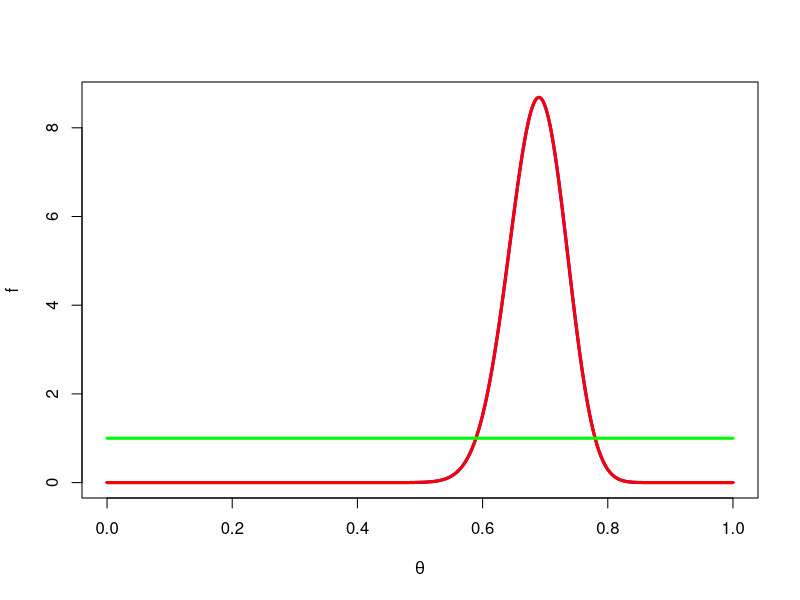
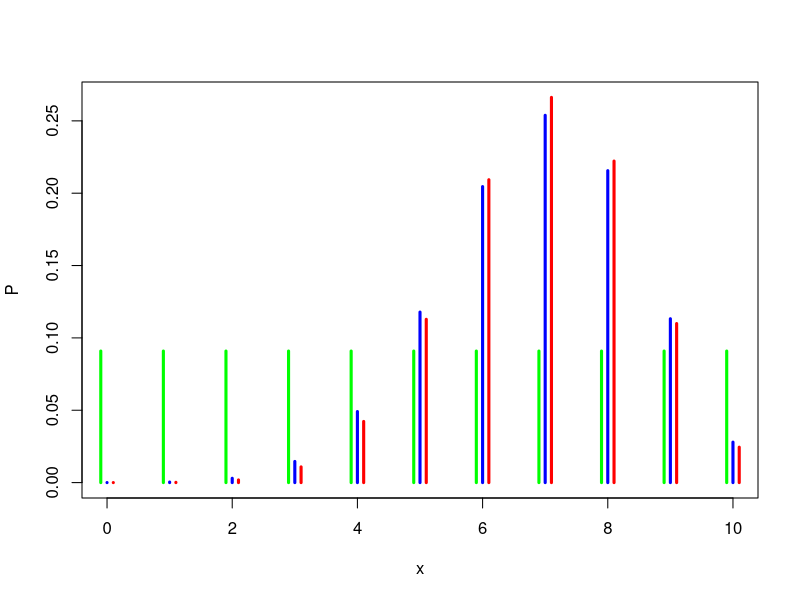

Reproduce these figures in R, in order.
# Conjugate updating with Bernoulli trial data.

# Sufficient statistics under different sampling models.
Bernoullisuff <- function(x){
  return(list("heads"=sum(x),"tails"=length(x)-sum(x)))
}
Binomialsuff <- function(n,x){
  return("heads"=sum(x),"tails"=sum(n)-sum(x))
}
Geometricsuff <- function(x){
  return("heads"=length(x),"tails"=sum(x))
}
Negbinsuff <- function(r,x){
  return("heads"=sum(r),"tails"=sum(x))
}

# Prior updating.
betaposterior <- function(heads,tails,a=0,b=0){
  astar <- a+heads
  if (astar==0){stop("Improper posterior")}
  bstar <- b+tails
  if (bstar==0){stop("Improper posterior")}
  return(list("astar"=a+heads,"bstar"=b+tails))
}

# Mixture prior updating
betamixposterior <- function(heads,tails,w,a=0,b=0){
  astar <- a+heads
  bstar <- b+tails
  wstar <- exp(log(w)+lbeta(astar,bstar)-lbeta(a,b))
  return(list("wstar"=wstar,"astar"=astar,"bstar"=bstar))
}

# Predictive distributions
Bernoullipred <- function(x,a,b){
  px <- ifelse(x==1,a/(a+b),b/(a+b))
  return(px)
}

Binomialpred <- function(n,x,a,b){
  return(px=exp(lchoose(n,x)+lbeta(a+x,b+n-x)-lbeta(a,b)))
}

Geometricpred <- function(x,a,b){
  return(px=exp(lbeta(a+1,b+x)-lbeta(a,b)))
}

Negbinpred <- function(r,x,a,b){
  return(px=exp(lgamma(x+r)-lgamma(r)+lbeta(a+r,b+x)-lbeta(a,b)))
}

# Mixture predictive distributions
Bernoullimixpred <- function(x,w,a,b){
  px <- ifelse(x==1,sum(w*a/(a+b)),sum(w*b/(a+b)))
  return(px)
}

Binomialmixpred <- function(n,x,w,a,b){
  px <- sum(w*exp(lchoose(n,x)+lbeta(a+x,b+n-x)-lbeta(a,b)))
  return(px)
}

Geometricmixpred <- function(x,w,a,b){
  px <- sum(w*exp(lbeta(a+1,b+x)-lbeta(a,b)))
  return(px)
}

Negbinmixpred <- function(r,x,w,a,b){
  px <- sum(w*exp(lgamma(x+r)-lgamma(r)+lbeta(a+r,b+x)-lbeta(a,b)))
  return(px)
}

# Example code

# Data generation
x <- rbinom(100,1,0.7)
cc <- Bernoullisuff(x)
heads <- cc$heads
tails <- cc$tails

# Prior settings
a <- 1
b <- 1

# Posterior calculations
cc <- betaposterior(heads,tails,a,b)
astar <- cc$astar
bstar <- cc$bstar

# Plot of posterior (blue), scaled likelihood (red) and prior (green if proper)
thetagrid <- seq(0,1,length.out=1001)
fpost <- dbeta(thetagrid,astar,bstar)
flik <- dbeta(thetagrid,heads+1,tails+1)
fmax <- max(flik,fpost)
plot(thetagrid,fpost,type="l",lwd=3,col="blue",xlim=c(0,1),ylim=c(0,fmax),xlab=expression(theta),ylab="f")
lines(thetagrid,flik,type="l",lwd=3,col="red")
if(a>0&&b>0){
  fpri <- dbeta(thetagrid,a,b)
  lines(thetagrid,fpri,type="l",lwd=3,col="green")
}

# Predictive distribution
npred <- 10
px <- Binomialpred(npred,c(0:npred),astar,bstar)
pxclass <- dbinom(c(0:npred),npred,heads/(heads+tails))
fmax <- max(px,pxclass)
plot(c(0:npred),px,type="h",lwd=3,col="blue",ylim=c(0,fmax),xlab="x",ylab="P")
lines(c(0:npred)+0.1,pxclass,type="h",lwd=3,col="red")
if(a>0&&b>0){
  pxpri <- Binomialpred(npred,c(0:npred),a,b)
  lines(c(0:npred)-0.1,pxpri,type="h",lwd=3,col="green")
} 
